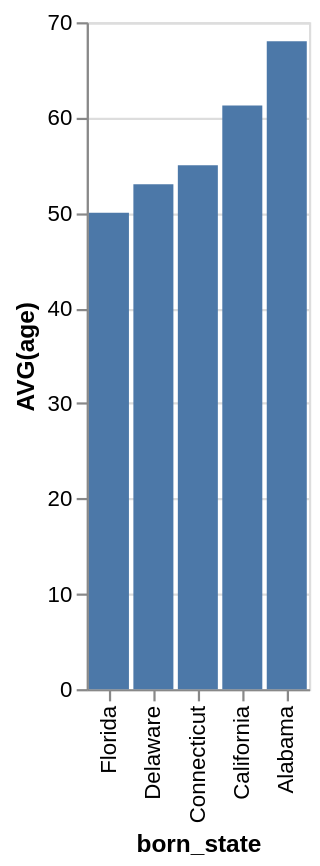

Source (Vega-Lite JSON):
### Vega-Lite specification from a JSON file in a GitHub repository (floating-point values rounded to 4 significant figures)
{"data": {"values": [{"x_data": "Florida", "y_data": 50}, {"x_data": "Delaware", "y_data": 53}, {"x_data": "Connecticut", "y_data": 55}, {"x_data": "California", "y_data": 61.25}, {"x_data": "Alabama", "y_data": 68}]}, "mark": "bar", "encoding": {"x": {"field": "x_data", "type": "nominal", "title": "born_state", "sort": "descending"}, "y": {"field": "y_data", "type": "quantitative", "title": "AVG(age)"}}}
